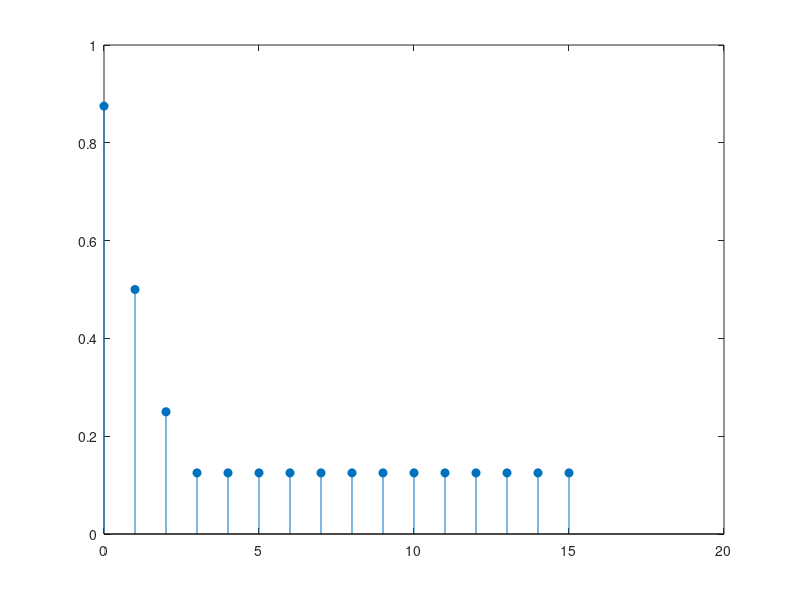
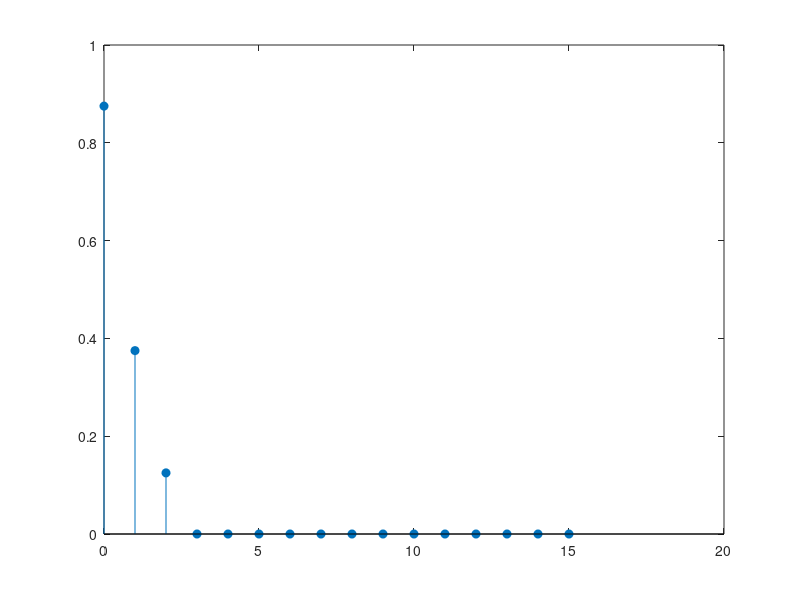

MATLAB code for these plots, in order:
%EEET 425 LAB 06 Q1a

B = 3; %number of fractional bits
N = 16; %number of output samples
n = 0:N-1; %time index
alpha = 1/2; %high-pass filter

x = zeros(1, N); %input signal
x(1) = 7/8; %x(n) = 7/8 delta(n), only x(0) is nonzero

y_round = zeros(1, N); %preallocate rounding output
y_trunc = zeros(1, N); %preallocate truncation output
yprev = 0; %y(-1) = 0

for i = 1:N
    q = round(alpha * yprev * (2^B)) * (2^(-B)); %rounding operation on the multiplication
    y_round(i) = q + x(i);
    yprev = y_round(i);
end

figure;
stem(n, y_round, 'filled'); %rounding output
yprev = 0; %reset y(-1) = 0

for i = 1:N
    q = floor(alpha * yprev * (2^B)) * (2^(-B)); %truncation operation on the multiplication
    y_trunc(i) = q + x(i);
    yprev = y_trunc(i);
end

figure;
stem(n, y_trunc, 'filled'); %truncation output
